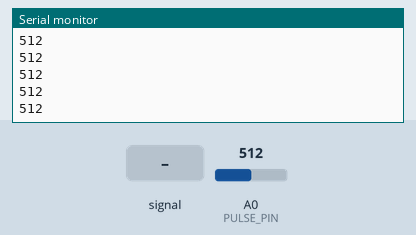
This sketch was run on a simulated Arduino Uno, built with avr-gcc and run on an emulated ATmega328P. Parts: the last lines printed to the serial monitor. The test bench sets the inputs (shaded band); at power-on: A0 (PULSE_PIN) = 512.

Above: at 1.2 s.
1.3 s: A0 (PULSE_PIN) fed a 200 Hz sine of ±81 counts around its level
At 2.4 s:
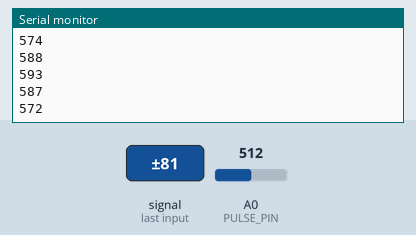
2.8 s: A0 (PULSE_PIN) set to 716
At 3.9 s:
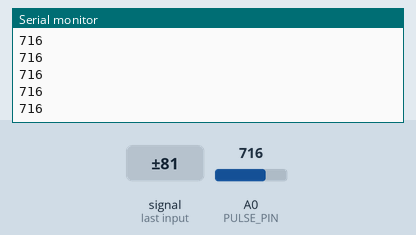
4.3 s: A0 (PULSE_PIN) fed a 1000 Hz sine of ±255 counts around its level
5.8 s: A0 (PULSE_PIN) set to 1023
At 6.9 s:
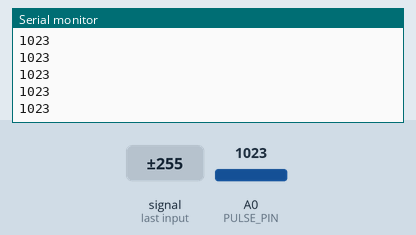
Timing chart, 0 to 8.3 s (numbered marks = the images above; inputs shaded):
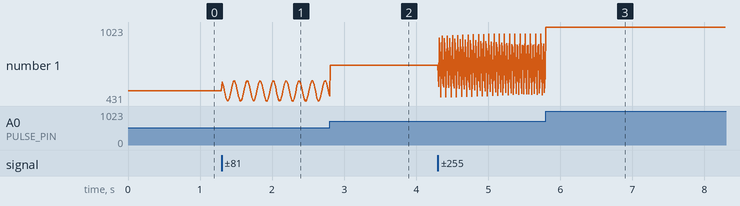

The sketch:

arduino_pulse_sensor.ino
```cpp
// Minimal Pulse Sensor Sketch for Web Serial API Integration
// Sends raw analog data to the serial port at 115200 baud.

const int PULSE_PIN = A0; // Pulse Sensor connected to analog pin A0

void setup() {
  // Initialize serial communication at 115200 baud rate.
  // Make sure your browser's Web Serial connection uses this same baud rate!
  Serial.begin(115200);
}

void loop() {
  // Read the analog value from the sensor
  int pulseValue = analogRead(PULSE_PIN);

  // Print the value to the Serial Monitor followed by a newline
  Serial.println(pulseValue);

  // Small delay to stabilize the readings.
  // 10ms gives roughly 100 samples per second, good for heartbeat visualization.
  delay(10);
}
```

Measured:
- after the input at 1.3 s, the serial monitor: prints a new line at once (image 1)
- plotted number 1: 512 → 468 after the input at 1.3 s
